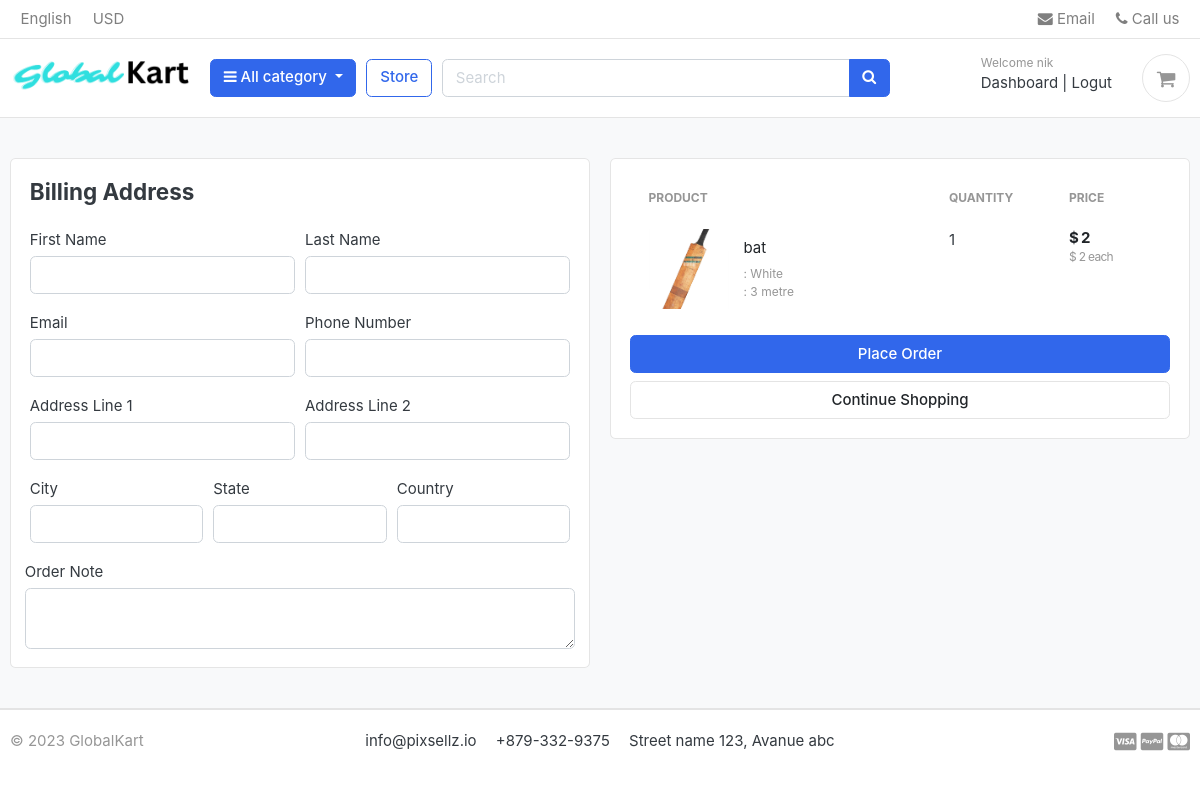
Page /cart/checkout/ (signed in) on the committed database.
### accounts/models.py (models this page shows, shortened)
class Account(AbstractBaseUser):
    first_name = models.CharField(max_length=50)
    last_name = models.CharField(max_length=50)
    username = models.CharField(max_length=50,unique=True)
    email = models.EmailField(max_length=100,unique=True)
    phone_no = models.CharField(max_length=50)
    date_joined = models.DateTimeField(auto_now_add=True)
    last_login = models.DateTimeField(auto_now_add=True)
    is_admin = models.BooleanField(default=False)
    is_staff = models.BooleanField(default=False)
    is_active = models.BooleanField(default=False)
    is_superadmin = models.BooleanField(default=False)
    USERNAME_FIELD = 'email'
    REQUIRED_FIELDS = ['username', 'first_name', 'last_name']
    objects = MyAccountManager()

### carts/models.py (models this page shows)
class CartItem(models.Model):
    product = models.ForeignKey(Product, on_delete=models.CASCADE)
    variations  = models.ManyToManyField(Variation,blank=True)
    cart = models.ForeignKey(Cart, on_delete=models.CASCADE,null=True)
    quantity = models.IntegerField()
    is_active = models.BooleanField(default=True)
    user = models.ForeignKey(Account, on_delete=models.CASCADE ,null=True)
    def __str__(self) :
        return self.product.product_name
    def sub_total(self):
        return self.product.price * self.quantity

### store/models.py (models this page shows, shortened)
class Product(models.Model):
    product_name = models.CharField(max_length=50)
    slug = models.SlugField(max_length=50)
    description = models.TextField(max_length=300)
    price = models.IntegerField()
    image = models.ImageField(upload_to='photos/products',)
    stock = models.IntegerField()
    is_available = models.BooleanField(default=True)
    category = models.ForeignKey(Category, on_delete=models.CASCADE)
    created_date = models.DateTimeField(auto_now_add=True)
    modified_date = models.DateTimeField(auto_now=True)
    def get_url(self):
        return reverse('product_detail', args=[self.category.slug, self.slug])

class Variation(models.Model):
    product = models.ForeignKey(Product , on_delete=models.CASCADE)
    vatiation_category = models.CharField(max_length=100 ,choices=variation_categories_choice)
    variation_value = models.CharField(max_length=100)
    is_active = models.BooleanField(default=True)
    create_date = models.DateTimeField(auto_now_add=True)
    objects = VariationManager()

### carts/views.py (the view)
# urls.py: path('checkout/',views.checkout ,name='checkout'),
@login_required(login_url='login')
def checkout(request,total=0,quantity=0,cart_item=None):
    print("INside checkout")
    try:
        tax = 0
        grand_total = 0
        if request.user.is_authenticated:
            cart_items = CartItem.objects.filter(user = request.user,is_active=True)
        else:
            cart = Cart.objects.get(cart_id=_card_id(request))
            cart_items = CartItem.objects.filter(cart=cart,is_active=True)
        for cart_item in cart_items:
            total += cart_item.product.price * cart_item.quantity
            quantity += cart_item.quantity
        tax = (18 * total)/100
        grand_total = tax + total
    except ObjectDoesNotExist:
        pass
    context = {
        'total' : total,
        'quantity': quantity,
        'cart_items': cart_items,
        'tax' : tax,
        'grand_total' : grand_total
    }
    print(context)
    return render(request, 'store/checkout_page.html',context)

### templates/store/checkout_page.html (shortened to what this page needs)
{% extends 'base.html' %}
{% load static %}
{% block content %}
<section class="section-content padding-y bg">
<div class="container">
<div class="row">
	<aside class="col-lg-6">
<div class="card">
  <div class="card-body">
    <h4 class="card-title mb-4">Billing Address</h4>
    <form action="{% url 'place_order' %}" method="POST">
      <div class="form-row">
        <div class="col form-group">
          <label for="">First Name</label>
          <input type="text" name="first_name" class="form-control" required>
        </div>
        <div class="col form-group">
          <label for="">Last Name</label>
          <input type="text" name="last_name" class="form-control" required>
        </div>
      </div>
      <div class="form-row">
        <div class="col form-group">
          <label for="">Email</label>
          <input type="email" name="email" class="form-control" required>
        </div>
        <div class="col form-group">
          <label for="">Phone Number</label>
          <input type="text" name="phone" class="form-control" required>
        </div>
      </div>
      <div class="form-row">
        <div class="col form-group">
          <label for="">Address Line 1</label>
          <input type="text" name="address_line_1" class="form-control" required>
        </div>
        <div class="col form-group">
          <label for="">Address Line 2</label>
          <input type="text" name="address_line_2" class="form-control">
        </div>
      </div>
      <div class="form-row">
        <div class="col form-group">
          <label for="">City</label>
          <input type="text" name="city" class="form-control" required>
        </div>
        <div class="col form-group">
          <label for="">State</label>
          <input type="text" name="state" class="form-control" required>
        </div>
        <div class="col form-group">
          <label for="">Country</label>
          <input type="text" name="country" class="form-control" required>
        </div>
        </div>
        <div class="form-row">
          <label for="">Order Note</label>
          <textarea name="order_note" rows="2" class="form-control"></textarea>
        </div>
  </div>
</div>
	</aside>
	<aside class="col-lg-6">
		<div class="card">
		<div class="card-body">
      <table class="table table-borderless table-shopping-cart">
      <thead class="text-muted">
      <tr class="small text-uppercase">
        <th scope="col">Product</th>
        <th scope="col" width="120">Quantity</th>
        <th scope="col" width="120">Price</th>
      </tr>
      </thead>
      <tbody>
      {% for cart_item in cart_items %}
      <tr>
      	<td>
      		<figure class="itemside align-items-center">
      			<div class="aside"><img src="{{ cart_item.product.image.url }}" class="img-sm"></div>
      			<figcaption class="info">
      				<a href="{{ cart_item.product.get_url }}" class="title text-dark">{{ cart_item.product.product_name }}</a>
      				<p class="text-muted small">
      					{% if cart_item.variations.all %}
      						{% for item in cart_item.variations.all %}
      							{{ item.variation_category | capfirst }} : {{ item.variation_value | capfirst }} <br>
      						{% endfor %}
      					{% endif %}
      				</p>
      			</figcaption>
      		</figure>
      	</td>
      	<td>
      				<label for="">{{cart_item.quantity}}</label>
      	</td>
      	<td>
      		<div class="price-wrap">
      			<var class="price">$ {{ cart_item.sub_total }}</var>
      			<small class="text-muted"> $ {{ cart_item.product.price }} each </small>
      		</div>
      	</td>
      </tr>
      {% endfor %}
      </tbody>
      </table>
      <button type="submit" name="submit" class="btn btn-primary btn-block">Place Order</button>
			<a href="{% url 'store' %}" class="btn btn-light btn-block">Continue Shopping</a>
		</div>
		</div>
</aside>
</div>
</div>
</section>
{% endblock %}

### templates/includes/navbar.html (shortened to what this page needs)
{% load static %}
<header class="section-header">
  <nav class="navbar p-md-0 navbar-expand-sm navbar-light border-bottom">
    <div class="container">
      <div class="collapse navbar-collapse" id="navbarTop4">
        <ul class="navbar-nav mr-auto">
          <li class="nav-item dropdown">
            <a href="#" class="nav-link"> English </a>
          </li>
          <li class="nav-item dropdown">
            <a href="#" class="nav-link"> USD </a>
          </li>
        </ul>
        <ul class="navbar-nav">
          <li>
            <a href="#" class="nav-link">
              <i class="fa fa-envelope"></i> Email
            </a>
          </li>
          <li>
            <a href="#" class="nav-link">
              <i class="fa fa-phone"></i> Call us
            </a>
          </li>
        </ul>
      </div>
    </div>
  </nav>
  <section class="header-main border-bottom">
    <div class="container">
      <div class="row align-items-center">
        <div class="col-lg-2 col-md-3 col-6 ">
          <a href="{% url 'home' %}" class="brand-wrap">
            <img class="logo" src="{% static './images/Global.png' %}" />
          </a>
        </div>
        <div class="col-lg col-sm col-md col-6 flex-grow-0">
          <div class="category-wrap dropdown d-inline-block float-right">
            <button type="button" class="btn btn-primary dropdown-toggle" data-toggle="dropdown">
              <i class="fa fa-bars"></i> All category
            </button>
          </div>
        </div>
        <a href="{% url 'store' %}" class="btn btn-outline-primary">Store</a>
        <div class="col-lg col-md-6 col-sm-12 col">
          <form action="{% url 'search' %}" class="search" method="GET">
            <div class="input-group w-100">
              <input type="text" class="form-control" style="width: 60%" placeholder="Search" name="keyword" />
              <div class="input-group-append">
                <button class="btn btn-primary" type="submit">
                  <i class="fa fa-search"></i>
                </button>
              </div>
            </div>
          </form>
        </div>
        <div class="col-lg-3 col-sm-6 col-8 order-2 order-lg-3">
          <div class="d-flex justify-content-end mb-3 mb-lg-0">
            {% if user.id is None %}
            <div class="widget-header">
              <small class="title text-muted">Welcome guest!</small>
              <div>
                <a href="{% url 'login' %}">Sign in</a>
                <span class="dark-transp"> | </span>
                <a href="{% url 'register' %}"> Register</a>
              </div>
            </div>
            {% else %}
            <div class="widget-header">
              <small class="title text-muted">Welcome {{user.first_name}}</small>
              <div>
                <a href="{% url 'dashboard' %}">Dashboard</a>
                <span class="dark-transp"> | </span>
                <a href="{% url 'logut' %}"> Logut</a>
              </div>
            </div>
            {% endif %}
            <a href="{% url 'cart' %}" class="widget-header pl-3 ml-3">
              <div class="icon icon-sm rounded-circle border">
                <i class="fa fa-shopping-cart"></i>
              </div>
            </a>
          </div>
        </div>
      </div>
    </div>
  </section>
</header>

### globalcart/static/css/ui.css (style rules this page uses)
html { font-family: "Inter", sans-serif; font-size: 15px; }
.price-wrap { letter-spacing: -0.7px; }
.icon-xs, .icon-sm, .icon-md, .icon-lg { display: inline-block; text-align: center; flex-shrink: 0; flex-grow: 0; }
.icon-sm { width: 48px; height: 48px; line-height: 48px !important; font-size: 20px; }
.img-xs, .img-sm, .img-md, .img-lg { -o-object-fit: cover; object-fit: cover; flex-shrink: 0; flex-grow: 0; }
.img-sm { width: 80px; height: 80px; }
.padding-y { padding-top: 40px; padding-bottom: 40px; }
var { font-style: normal; }
figure { margin-bottom: 0; }
article:after, .form-group:after { display: block; clear: both; content: ""; }
.bg { background-color: #f8f9fa; }
p:last-child { margin-bottom: 0; }
.header-main { position: relative; padding-top: 1rem; padding-bottom: 1rem; }
.brand-wrap .logo, .navbar-brand .logo { margin-right: 7px; max-height: 42px; display: inline-block; }
.widget-header { display: inline-block; vertical-align: middle; position: relative; }
.widget-header a { color: #343a40; }
.widget-header i { color: #969696; }
.widget-header .title { display: block; }
.btn-light { background-color: #fff; border-color: #e4e4e4; }
.itemside { position: relative; display: flex; width: 100%; }
.itemside .aside { position: relative; flex-shrink: 0; }
.itemside .info { padding-left: 15px; padding-right: 7px; }
.itemside p { margin-bottom: 0; }
.itemside .title { display: block; margin-bottom: 5px; color: #212529; }
.price { font-weight: 600; color: #212529; }
.table-shopping-cart.table td, .table-shopping-cart.table th { padding-left: 1.25rem; padding-right: 1.25rem; }
.table-shopping-cart .price-wrap { line-height: 1.2; }
.table-shopping-cart .price { font-weight: bold; margin-right: 5px; display: block; }

### rows in the picture
Account: first_name "nik"
CartItem: product.image (picture), product.product_name "bat", quantity "1", sub_total "2", product.price "2"
Variation: variation_value "White"
Variation: variation_value "3 metre"
